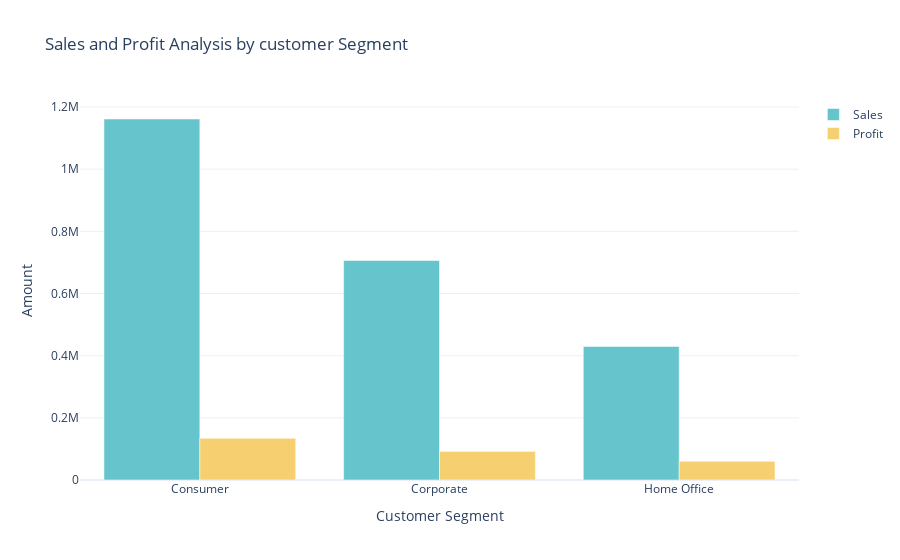

This figure's notebook cell:
### Code cell
fig =go.Figure()
fig.add_trace(go.Bar(x=Sales_profit_by_segment['Segment'],y=Sales_profit_by_segment['Sales'],name='Sales',marker_color=color_paletter[0]))
fig.add_trace(go.Bar(x=Sales_profit_by_segment['Segment'],y=Sales_profit_by_segment['Profit'],name='Profit',marker_color=color_paletter[1]))
fig.update_layout(title='Sales and Profit Analysis by customer Segment',xaxis_title='Customer Segment',yaxis_title= 'Amount')
fig.show()

### Figure 1 — Plotly figure (JSON) as saved in the notebook; plotly's stock layout.template omitted (floating-point values rounded to 4 significant figures)
{"data": [{"marker": {"color": "rgb(102, 197, 204)"}, "name": "Sales", "type": "bar", "x": ["Consumer", "Corporate", "Home Office"], "y": [1161000.0, 706100.0, 429700.0]}, {"marker": {"color": "rgb(246, 207, 113)"}, "name": "Profit", "type": "bar", "x": ["Consumer", "Corporate", "Home Office"], "y": [134100.0, 91980.0, 60300.0]}], "layout": {"autosize": true, "title": {"text": "Sales and Profit Analysis by customer Segment"}, "xaxis": {"autorange": true, "range": [-0.5, 2.5], "title": {"text": "Customer Segment"}, "type": "category"}, "yaxis": {"autorange": true, "range": [0, 1223000.0], "title": {"text": "Amount"}, "type": "linear"}}}
